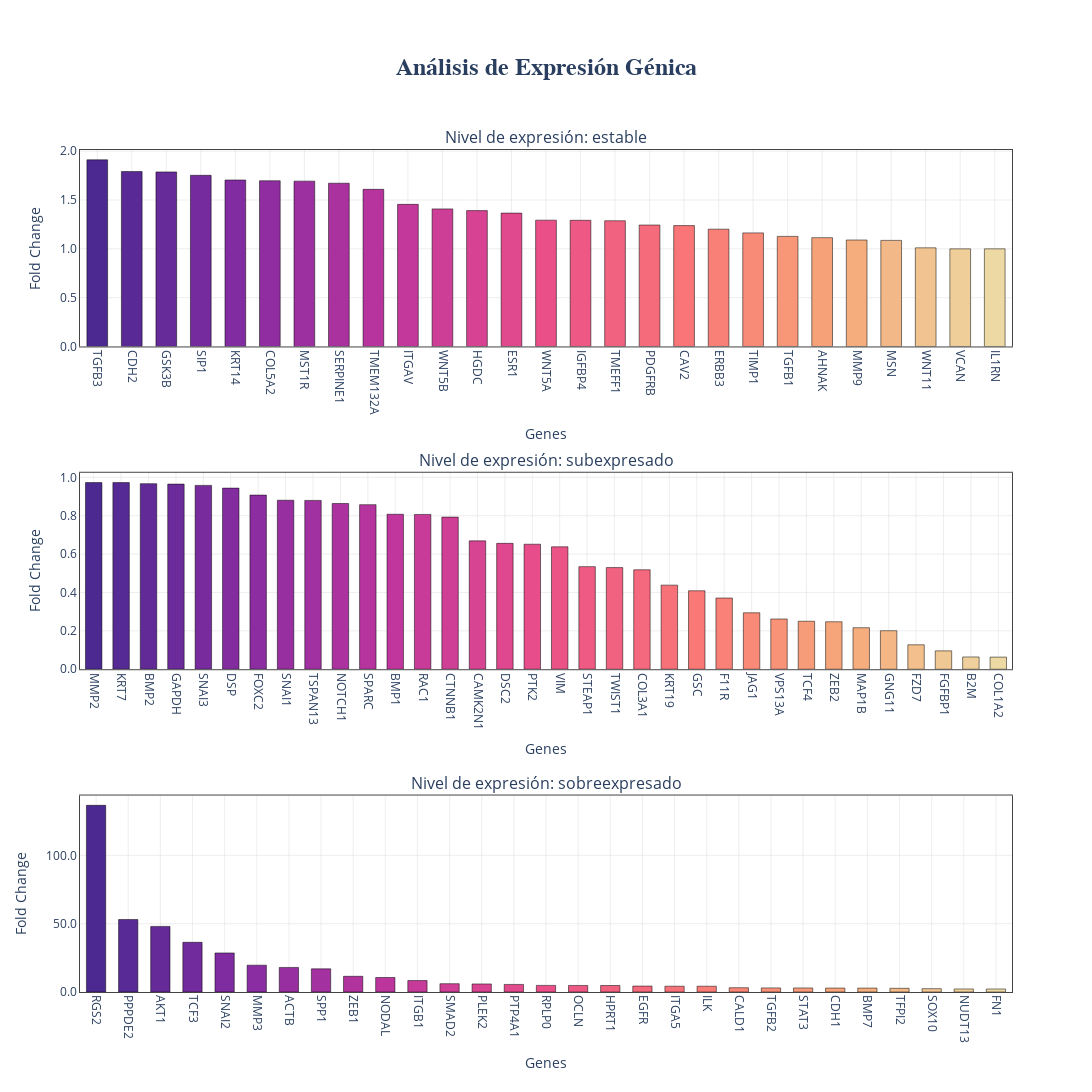

Source (notebook cell):
### Markdown cell above
### Visualización de fold change por nivel de expresión

> datos: listas de genes

Este código genera una visualización en subplots para cada nivel de expresión génica (**Subexpresado**, **Estable**, **Sobreexpresado**), mostrando el **Fold Change** de los genes en cada categoría.


**Uso*:
- Esta visualización es útil para comparar el `fold_change` de los genes en cada nivel de expresión y identificar patrones o valores atípicos.

### Code cell
import plotly.graph_objects as go
from plotly.subplots import make_subplots
from plotly.colors import sample_colorscale, qualitative


# Filtrar solo los niveles que existen en los datos
unique_levels = [level for level in orden_niveles if level in df_combined_expresion['nivel_expresion'].unique()]
num_levels = len(unique_levels)

# Crear figura con subplots
fig = make_subplots(
    rows=num_levels,
    cols=1,
    subplot_titles=[f'Nivel de expresión: {level}' for level in unique_levels],
    vertical_spacing=0.15,
    specs=[[{"secondary_y": False}] for _ in range(num_levels)]
)

# Configurar estilo común
axis_style = dict(
    showgrid=True,
    gridcolor='rgba(200,200,200,0.3)',
    linecolor='#444',
    mirror=True,
    zeroline=False
)

for i, level in enumerate(unique_levels, 1):
    # Filtrar y ordenar datos
    data_subset = df_combined_expresion[df_combined_expresion['nivel_expresion'] == level]
    data_subset = data_subset.sort_values('fold_change', ascending=False)

    if data_subset.empty:
        continue

    num_bars = len(data_subset)

    # Generar colores con escala secuencial de Plotly
    if num_bars > 1:
        colors = sample_colorscale('Agsunset', [n/(num_bars-1) for n in range(num_bars)])
    else:
        colors = [qualitative.Plotly[0]]  # Color base de Plotly

    # Crear gráfico de barras
    fig.add_trace(
        go.Bar(
            x=data_subset['target'],
            y=data_subset['fold_change'],
            marker=dict(
                color=colors,
                line=dict(color='rgba(0,0,0,0.5)', width=1)
            ),
            name=level,
            hovertemplate=(
                "<b>%{x}</b><br>"
                "Fold Change: %{y:.2f}<br>"
                "Nivel: %{fullData.name}"
                "<extra></extra>"
            )
        ),
        row=i,
        col=1
    )

    # Configurar escalas
    min_val = data_subset['fold_change'].min()
    max_val = data_subset['fold_change'].max()

    yaxis_config = dict(
        type='log' if (max_val / min_val > 100 and min_val > 0) else 'linear',
        title='Fold Change (log)' if (max_val / min_val > 100) else 'Fold Change',
        tickformat=".1f",
        **axis_style
    )

    fig.update_yaxes(yaxis_config, row=i, col=1)
    fig.update_xaxes(
        title='Genes',
        tickangle=90,
        categoryorder='total descending',
        **axis_style,
        row=i,
        col=1
    )

# Configuración global del layout
fig.update_layout(
    height=400 * num_levels + 200,
    width=1200,
    title=dict(
        text='<b>Análisis de Expresión Génica</b>',
        x=0.5,
        font=dict(size=24, family='Arial')
    ),
    plot_bgcolor='white',
    hoverlabel=dict(
        bgcolor='white',
        font_size=12,
        font_family="Arial"
    ),
    margin=dict(t=150, b=100),
    showlegend=False,
    bargap=0.4  # Espaciado entre barras
)

# Añadir anotación de crédito
fig.add_annotation(
    text="Visualización generada con Plotly",
    xref="paper",
    yref="paper",
    x=0.5,
    y=-0.15,
    showarrow=False,
    font=dict(color='#666', size=10)
)

fig.show()

guardar_grafico(fig, 'analisis_expresion_genica.png')

### Figure 1 — Plotly figure (JSON) as saved in the notebook; plotly's stock layout.template omitted (floating-point values rounded to 4 significant figures)
{"data": [{"hovertemplate": "<b>%{x}</b><br>Fold Change: %{y:.2f}<br>Nivel: %{fullData.name}<extra></extra>", "marker": {"color": ["rgb(75, 41, 145)", "rgb(89, 42, 149)", "rgb(103, 42, 153)", "rgb(117, 43, 157)", "rgb(130, 44, 161)", "rgb(144, 46, 161)", "rgb(157, 48, 160)", "rgb(170, 50, 159)", "rgb(183, 52, 158)", "rgb(195, 56, 155)", "rgb(205, 62, 151)", "rgb(215, 67, 146)", "rgb(224, 73, 141)", "rgb(234, 79, 136)", "rgb(238, 88, 132)", "rgb(241, 98, 128)", "rgb(245, 107, 124)", "rgb(249, 117, 119)", "rgb(249, 128, 119)", "rgb(248, 139, 120)", "rgb(248, 150, 120)", "rgb(247, 161, 121)", "rgb(245, 173, 125)", "rgb(243, 184, 135)", "rgb(241, 195, 144)", "rgb(239, 206, 154)", "rgb(237, 217, 163)"], "line": {"color": "rgba(0,0,0,0.5)", "width": 1}}, "name": "estable", "type": "bar", "x": ["TGFB3", "CDH2", "GSK3B", "SIP1", "KRT14", "COL5A2", "MST1R", "SERPINE1", "TMEM132A", "ITGAV", "WNT5B", "HGDC", "ESR1", "WNT5A", "IGFBP4", "TMEFF1", "PDGFRB", "CAV2", "ERBB3", "TIMP1", "TGFB1", "AHNAK", "MMP9", "MSN", "WNT11", "VCAN", "IL1RN"], "xaxis": "x", "y": [1.912, 1.792, 1.788, 1.753, 1.705, 1.697, 1.693, 1.672, 1.61, 1.456, 1.409, 1.392, 1.366, 1.294, 1.292, 1.288, 1.244, 1.238, 1.202, 1.163, 1.128, 1.115, 1.091, 1.087, 1.01, 1, 1], "yaxis": "y"}, {"hovertemplate": "<b>%{x}</b><br>Fold Change: %{y:.2f}<br>Nivel: %{fullData.name}<extra></extra>", "marker": {"color": ["rgb(75, 41, 145)", "rgb(86, 42, 148)", "rgb(97, 42, 151)", "rgb(108, 43, 154)", "rgb(119, 43, 157)", "rgb(130, 44, 160)", "rgb(140, 45, 162)", "rgb(151, 47, 161)", "rgb(161, 49, 160)", "rgb(171, 50, 159)", "rgb(182, 52, 158)", "rgb(192, 54, 157)", "rgb(200, 59, 153)", "rgb(207, 63, 149)", "rgb(215, 68, 146)", "rgb(223, 72, 142)", "rgb(230, 77, 138)", "rgb(235, 83, 134)", "rgb(238, 90, 131)", "rgb(241, 98, 128)", "rgb(244, 105, 125)", "rgb(247, 113, 121)", "rgb(250, 120, 118)", "rgb(249, 129, 119)", "rgb(249, 138, 119)", "rgb(248, 147, 120)", "rgb(247, 156, 121)", "rgb(246, 165, 122)", "rgb(245, 173, 126)", "rgb(244, 182, 133)", "rgb(242, 191, 141)", "rgb(240, 200, 148)", "rgb(239, 208, 156)", "rgb(237, 217, 163)"], "line": {"color": "rgba(0,0,0,0.5)", "width": 1}}, "name": "subexpresado", "type": "bar", "x": ["MMP2", "KRT7", "BMP2", "GAPDH", "SNAI3", "DSP", "FOXC2", "SNAI1", "TSPAN13", "NOTCH1", "SPARC", "BMP1", "RAC1", "CTNNB1", "CAMK2N1", "DSC2", "PTK2", "VIM", "STEAP1", "TWIST1", "COL3A1", "KRT19", "GSC", "F11R", "JAG1", "VPS13A", "TCF4", "ZEB2", "MAP1B", "GNG11", "FZD7", "FGFBP1", "B2M", "COL1A2"], "xaxis": "x2", "y": [0.9727, 0.9727, 0.9671, 0.9648, 0.9582, 0.9439, 0.9075, 0.8807, 0.8796, 0.8635, 0.8576, 0.8076, 0.8066, 0.7928, 0.669, 0.656, 0.6514, 0.638, 0.5346, 0.5297, 0.5182, 0.4383, 0.409, 0.3711, 0.2942, 0.2618, 0.25, 0.2474, 0.2164, 0.2007, 0.1273, 0.09572, 0.06396, 0.06315], "yaxis": "y2"}, {"hovertemplate": "<b>%{x}</b><br>Fold Change: %{y:.2f}<br>Nivel: %{fullData.name}<extra></extra>", "marker": {"color": ["rgb(75, 41, 145)", "rgb(88, 42, 149)", "rgb(101, 42, 152)", "rgb(114, 43, 156)", "rgb(126, 44, 160)", "rgb(139, 45, 162)", "rgb(151, 47, 161)", "rgb(164, 49, 160)", "rgb(176, 51, 158)", "rgb(188, 53, 157)", "rgb(198, 58, 154)", "rgb(207, 63, 150)", "rgb(216, 68, 145)", "rgb(225, 74, 140)", "rgb(234, 79, 136)", "rgb(237, 88, 132)", "rgb(241, 97, 128)", "rgb(244, 105, 124)", "rgb(248, 114, 121)", "rgb(250, 124, 118)", "rgb(249, 134, 119)", "rgb(248, 145, 120)", "rgb(247, 155, 121)", "rgb(246, 166, 122)", "rgb(245, 176, 128)", "rgb(243, 186, 137)", "rgb(241, 196, 145)", "rgb(239, 207, 154)", "rgb(237, 217, 163)"], "line": {"color": "rgba(0,0,0,0.5)", "width": 1}}, "name": "sobreexpresado", "type": "bar", "x": ["RGS2", "PPPDE2", "AKT1", "TCF3", "SNAI2", "MMP3", "ACTB", "SPP1", "ZEB1", "NODAL", "ITGB1", "SMAD2", "PLEK2", "PTP4A1", "RPLP0", "OCLN", "HPRT1", "EGFR", "ITGA5", "ILK", "CALD1", "TGFB2", "STAT3", "CDH1", "BMP7", "TFPI2", "SOX10", "NUDT13", "FN1"], "xaxis": "x3", "y": [136.6, 53.02, 48.0, 36.34, 28.57, 19.63, 17.98, 16.95, 11.48, 10.62, 8.398, 6.091, 5.904, 5.547, 4.829, 4.779, 4.746, 4.332, 4.243, 4.223, 3.135, 3.007, 2.962, 2.861, 2.842, 2.698, 2.445, 2.219, 2.196], "yaxis": "y3"}], "layout": {"annotations": [{"font": {"size": 16}, "showarrow": false, "text": "Nivel de expresión: estable", "x": 0.5, "xanchor": "center", "xref": "paper", "y": 1.0, "yanchor": "bottom", "yref": "paper"}, {"font": {"size": 16}, "showarrow": false, "text": "Nivel de expresión: subexpresado", "x": 0.5, "xanchor": "center", "xref": "paper", "y": 0.6167, "yanchor": "bottom", "yref": "paper"}, {"font": {"size": 16}, "showarrow": false, "text": "Nivel de expresión: sobreexpresado", "x": 0.5, "xanchor": "center", "xref": "paper", "y": 0.2333, "yanchor": "bottom", "yref": "paper"}, {"font": {"color": "#666", "size": 10}, "showarrow": false, "text": "Visualización generada con Plotly", "x": 0.5, "xref": "paper", "y": -0.15, "yref": "paper"}], "bargap": 0.4, "height": 1400, "hoverlabel": {"bgcolor": "white", "font": {"family": "Arial", "size": 12}}, "margin": {"b": 100, "t": 150}, "plot_bgcolor": "white", "showlegend": false, "title": {"font": {"family": "Arial", "size": 24}, "text": "<b>Análisis de Expresión Génica</b>", "x": 0.5}, "width": 1200, "xaxis": {"anchor": "y", "categoryorder": "total descending", "domain": [0, 1], "gridcolor": "rgba(200,200,200,0.3)", "linecolor": "#444", "mirror": true, "showgrid": true, "tickangle": 90, "title": {"text": "Genes"}, "zeroline": false}, "xaxis2": {"anchor": "y2", "categoryorder": "total descending", "domain": [0, 1], "gridcolor": "rgba(200,200,200,0.3)", "linecolor": "#444", "mirror": true, "showgrid": true, "tickangle": 90, "title": {"text": "Genes"}, "zeroline": false}, "xaxis3": {"anchor": "y3", "categoryorder": "total descending", "domain": [0, 1], "gridcolor": "rgba(200,200,200,0.3)", "linecolor": "#444", "mirror": true, "showgrid": true, "tickangle": 90, "title": {"text": "Genes"}, "zeroline": false}, "yaxis": {"anchor": "x", "domain": [0.7667, 1.0], "gridcolor": "rgba(200,200,200,0.3)", "linecolor": "#444", "mirror": true, "showgrid": true, "tickformat": ".1f", "title": {"text": "Fold Change"}, "type": "linear", "zeroline": false}, "yaxis2": {"anchor": "x2", "domain": [0.3833, 0.6167], "gridcolor": "rgba(200,200,200,0.3)", "linecolor": "#444", "mirror": true, "showgrid": true, "tickformat": ".1f", "title": {"text": "Fold Change"}, "type": "linear", "zeroline": false}, "yaxis3": {"anchor": "x3", "domain": [0, 0.2333], "gridcolor": "rgba(200,200,200,0.3)", "linecolor": "#444", "mirror": true, "showgrid": true, "tickformat": ".1f", "title": {"text": "Fold Change"}, "type": "linear", "zeroline": false}}}
